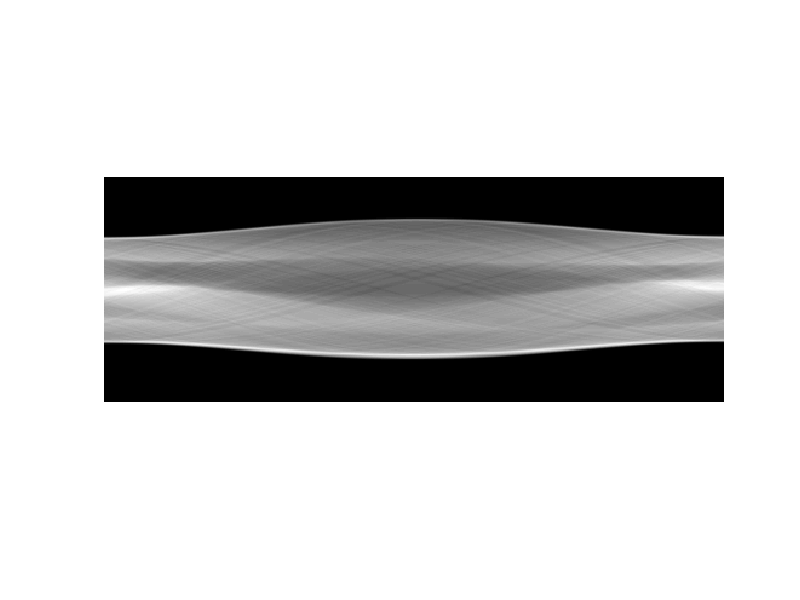
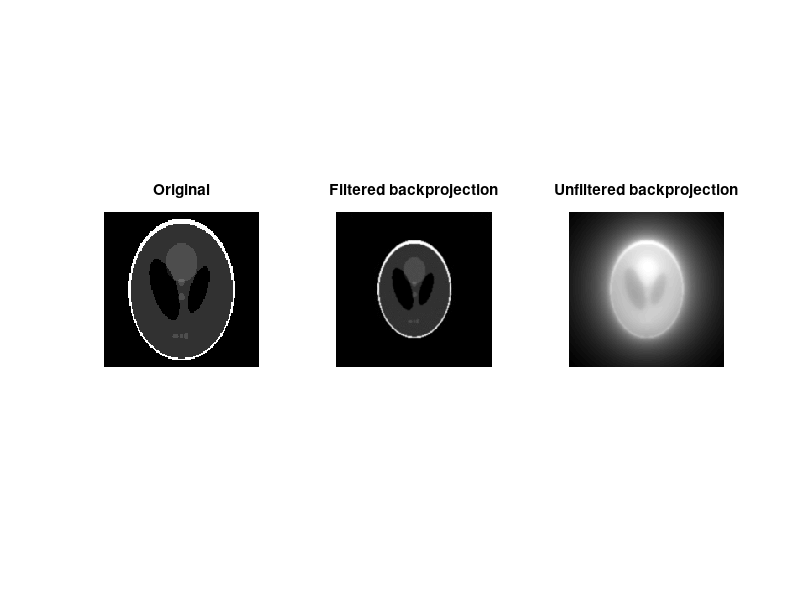
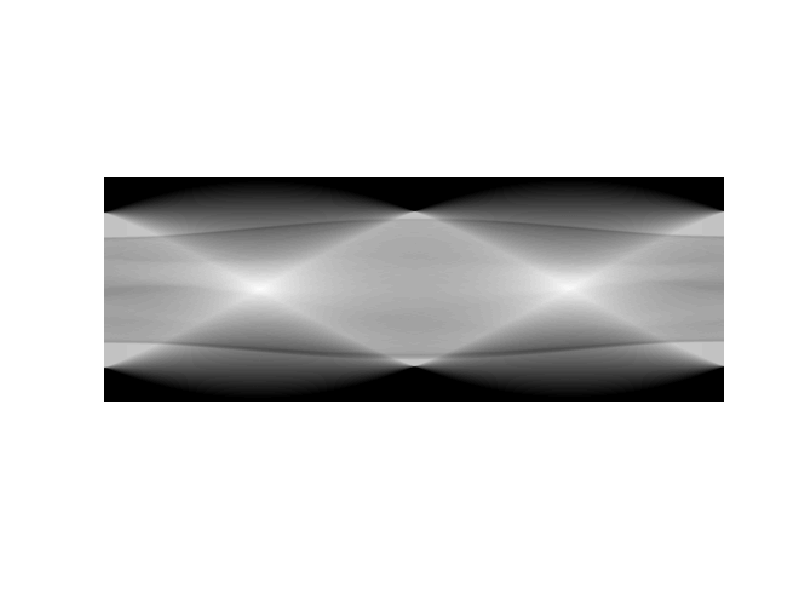
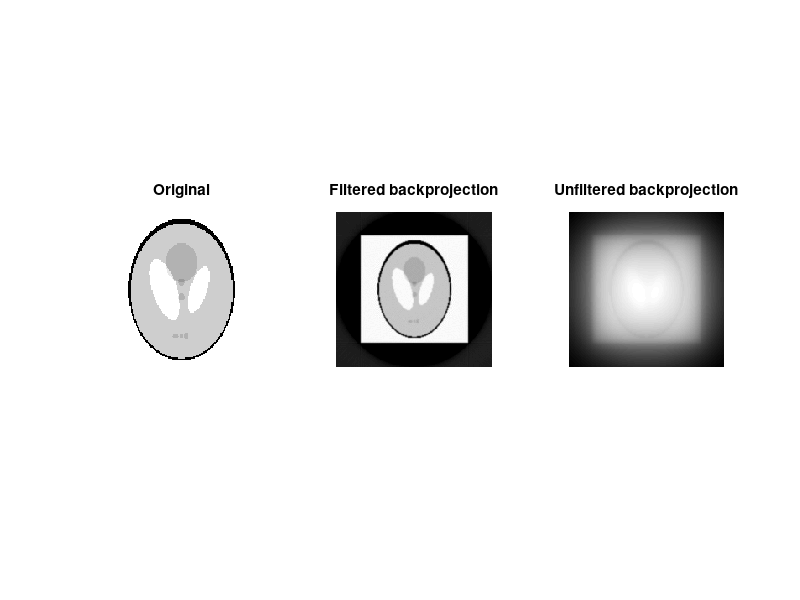

The MATLAB script that drew these images, in order:
% Tomographic reconstruction of Shepp-Logan phantom using filtered
% backprojection


%% Phantom and projections
N = 128;
NumProj = 4*N;
theta = 0:180/NumProj:180-1/NumProj;
P = phantom('Modified Shepp-Logan',N);
P2 = P + 10;
[R Xp] = radon(P,theta);
[R2] = radon(P2,theta);
RotAxis = ceil(size(R,1)/2);
%% Inverse radon transformation
freqScal = 1;
OutputSize = size(R,1);
[I1,h] = iradon(R,theta,'linear','Ram-Lak',freqScal,OutputSize);
I2 = iradon(R,theta,'linear','none',freqScal,OutputSize);
[IR2] = iradon(R,theta,'linear','Ram-Lak',freqScal,OutputSize);
%% Plotting
figure('Name','Sinogram')
imshow(R,[])
figure('Name','Phantom: Original, Filtered BP, Unfiltered BP')
subplot(1,3,1), imshow(P), title('Original')
subplot(1,3,2), imshow(I1), title('Filtered backprojection')
subplot(1,3,3), imshow(I2,[]), title('Unfiltered backprojection')

%% Phantom and projections
P = 1-P;
R = radon(P,theta);
%% Inverse radon transformation
freqScal = 1;
OutputSize = size(R,1);
I1 = iradon(R,theta,'linear','Ram-Lak',freqScal,OutputSize);
I2 = iradon(R,theta,'linear','none',freqScal,OutputSize);
%% Plotting
figure('Name','Sinogram')
imshow(R,[])
figure('Name','Phantom: Original, Filtered BP, Unfiltered BP')
subplot(1,3,1), imshow(P), title('Original')
subplot(1,3,2), imshow(I1), title('Filtered backprojection')
subplot(1,3,3), imshow(I2,[]), title('Unfiltered backprojection')
%% Writing
% OutputFolder = '/home/moosmann/data/sim_shepplogan';
% edfwrite([OutputFolder '/sino/sino_shepplogan_pixel185proj256.edf'],R','float32');
% imwrite(normat(R),[OutputFolder '/sino/sino_shepplogan_pixel185proj256.tif'])
% % for ii = 100:-1:1
% %     R2(:,:,ii) = R;
% % end
% for ii=1:size(R,2)
%     edfwrite(sprintf('%s/proj/proj_%04u.edf',OutputFolder,ii),squeeze(R2(:,ii,:)),'float32');
% end